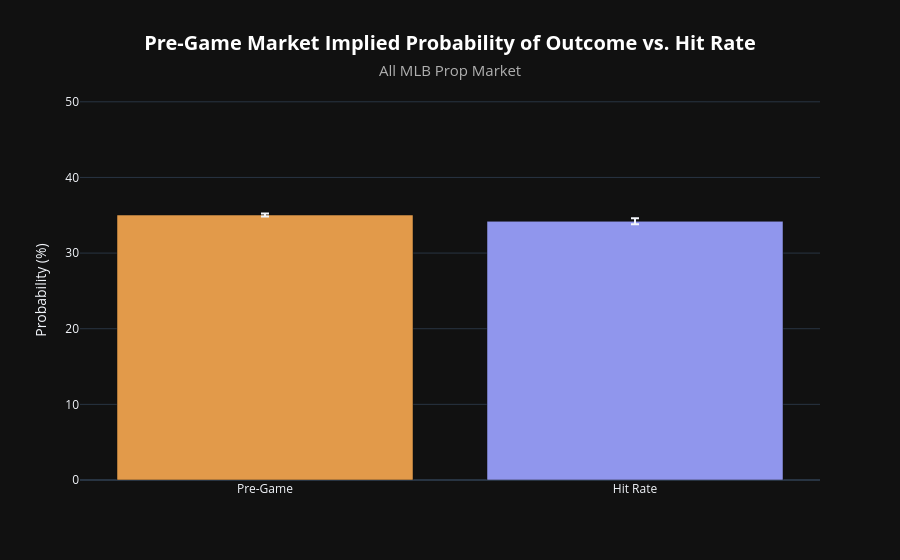

The cell this chart's notebook holds for it:
### Code cell
# Comparison Analysis
# Note, hover over bars for t-test

graph_comparison(
    df           = kalshi_df,
    graph_title  = "All MLB",
    n_req_trades = 500,
    ci           = 0.95,
)

### Figure 1 — Plotly figure (JSON) as saved in the notebook; plotly's stock layout.template omitted (floating-point values rounded to 4 significant figures)
{"data": [{"error_y": {"array": [0.2084], "type": "data", "visible": true}, "hovertemplate": "<b>Pre-Game:</b> 35.03%<br><b>Hit Rate:</b> 34.20%<br><b>Paired t-test:</b><br>&nbsp;&nbsp;• t = 4.73<br>&nbsp;&nbsp;• p = 0.0000<br>&nbsp;&nbsp;• n (markets) = 54,016<extra></extra>", "marker": {"color": "#E29A4A"}, "name": "Pre-Game", "type": "bar", "x": ["Pre-Game"], "y": [35.03]}, {"error_y": {"array": [0.4001], "type": "data", "visible": true}, "hovertemplate": "<b>Pre-Game:</b> 35.03%<br><b>Hit Rate:</b> 34.20%<br><b>Paired t-test:</b><br>&nbsp;&nbsp;• t = 4.73<br>&nbsp;&nbsp;• p = 0.0000<br>&nbsp;&nbsp;• n (markets) = 54,016<extra></extra>", "marker": {"color": "#9096ED"}, "name": "Hit Rate", "type": "bar", "x": ["Hit Rate"], "y": [34.2]}], "layout": {"barmode": "group", "legend": {"title": {"text": ""}}, "paper_bgcolor": "#111111", "plot_bgcolor": "#111111", "showlegend": false, "title": {"font": {"color": "#ffffff", "size": 20}, "text": "<b>Pre-Game Market Implied Probability of Outcome vs. Hit Rate</b><br><span style='font-size: 15px; color: #b0b0b0;'>All MLB Prop Market</span>", "x": 0.5, "xanchor": "center"}, "yaxis": {"range": [0, 50.24], "title": {"text": "Probability (%)"}}}}
